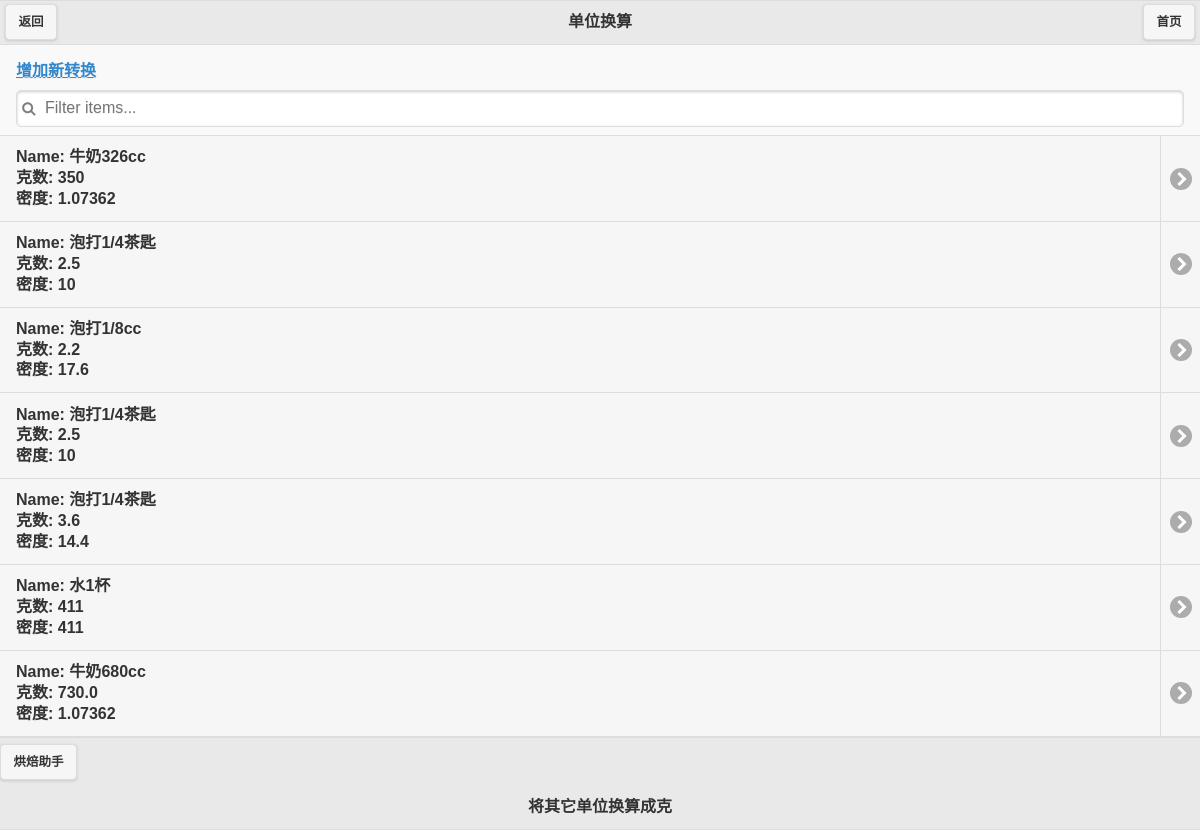
The page /queryUnit.php on the database its author committed.
### tables this page shows
CREATE TABLE IF NOT EXISTS `units` (
  `id` int(11) NOT NULL auto_increment,
  `name` varchar(20) NOT NULL,
  `otherUnit` varchar(20) NOT NULL,
  `quantity` varchar(20) NOT NULL,
  `gQuantity` varchar(20) NOT NULL,
  `gPerOU` varchar(20) NOT NULL,
  PRIMARY KEY  (`id`)
);

### class_database.php (called while the page is built, shortened)
<?php
 	class database{
 		private $connection;
 		function __construct(){
 			$this->host=sys_conf::$DBHOST;
 			$this->user=sys_conf::$DBUSER;
 			$this->pwd=sys_conf::$DBPWD;
 			$this->name=sys_conf::$DBNAME;
 			$this->connection=@mysql_connect($this->host, $this->user, $this->pwd);
 		}
 		function query($sql){
 			$result_array=array();
 			$i=0;
 			$query_result=mysql_query($sql, $this->connection);
 			while($row=mysql_fetch_object($query_result)){
 				$result_array[$i++]=$row;
 			}
 			return $result_array;
 		}
 		function queryRows($sql){
 			$query_result=mysql_query($sql, $this->connection);
 			$rows=mysql_num_rows($query_result);
 			return $rows;
 		}
 	}
?>

### class_unit.php (called while the page is built, shortened)
<?php
	require_once("class_database.php");
	class unit
	{
		function queryAll(){
			$db = new database;
			$sql = "SELECT *FROM units";
			$arr_units = $db->query($sql);
			return $arr_units;
		}
		function queryRowsNum(){
			$db = new database;
			$sql = "SELECT *FROM units";
			$rowsNum = $db->queryRows($sql);
			return $rowsNum;
		}
	}
?>

### unit.php (the view, shortened to what this page needs)
<?php
	require_once("class_unit.php");
	function showUnits(){
		$unit = new unit;
		$arr_units = $unit->queryAll();
		$rowsNum = $unit->queryRowsNum();
		if ($rowsNum) {
			print "<a data-ajax='false' href='queryUnit.php?action=addUnit' id='addNewUnit'>增加新转换</a>";
			print "<ul data-role='listview' data-filter='true'>";
			foreach ($arr_units as $item) {
				print "<li><a rel='external' href='queryUnit.php?action=details&id=".$item->id."'>";
				print "Name:&nbsp;".$item->name;
				print $item->quantity;
				 print $item->otherUnit."<br/>";
				 print "克数:&nbsp;".$item->gQuantity."<br />";
				 print "密度:&nbsp;".$item->gPerOU."<br />";
				 print "</a><a rel='external' href='queryUnit.php?action=calculBH&id=".$item->id."'>变化计算</a></li>";
			}
			print "</ul>";
		}
	}
?>

### queryUHeader.php (shortened to what this page needs)
<!doctype html>
<html lang="zh">
<head>
	<link rel="stylesheet" href="css/jquery.mobile-1.4.2.min.css">
	<link rel="stylesheet" href="css/my.css">
</head>
<body id="top">

### queryUnit.php (shortened to what this page needs)
<?php
	require("unit.php");
	require("queryUHeader.php");
?>
<div data-role="page">
	<div data-role="header">
		<a href="#" data-rel="back">返回</a>
		<h1>单位换算</h1>
		<a href="queryUnit.php">首页</a>
	</div>
	<div data-role="content">
		<?php
			$action=$_REQUEST["action"];
			if ($action=="addUnit") {
				showOneUnit(-1);
			}else if ($action=="details") {
				showOneUnit($_REQUEST["id"]);
			}else if ($action=="del") {
				killUnit($_REQUEST["id"]);
				showUnits();
			}else if($action=="calculBH"){
				showCalForm($_REQUEST["id"]);
			}else{
				showUnits();
			}
		?>
	</div>
	<div data-role="footer">
			<a href='index.php' data-role='button' data-ajax='false'>烘焙助手</a><h1>将其它单位换算成克</h1>
	</div>
</div>
</body>
</html>

### css/my.css (style rules this page uses)
h1 { text-align: center; font-size: 1.3em; font-weight: bold; }

### rows shown on the page
units: name "牛奶", quantity "326", otherUnit "cc", gQuantity "350", gPerOU "1.07362"
units: name "泡打", quantity "1/4", otherUnit "茶匙", gQuantity "2.5", gPerOU "10"
units: name "泡打", quantity "1/8", otherUnit "cc", gQuantity "2.2", gPerOU "17.6"
units: name "泡打", quantity "1/4", otherUnit "茶匙", gQuantity "2.5", gPerOU "10"
units: name "泡打", quantity "1/4", otherUnit "茶匙", gQuantity "3.6", gPerOU "14.4"
units: name "水", quantity "1", otherUnit "杯", gQuantity "411", gPerOU "411"
units: name "牛奶", quantity "680", otherUnit "cc", gQuantity "730.0", gPerOU "1.07362"
